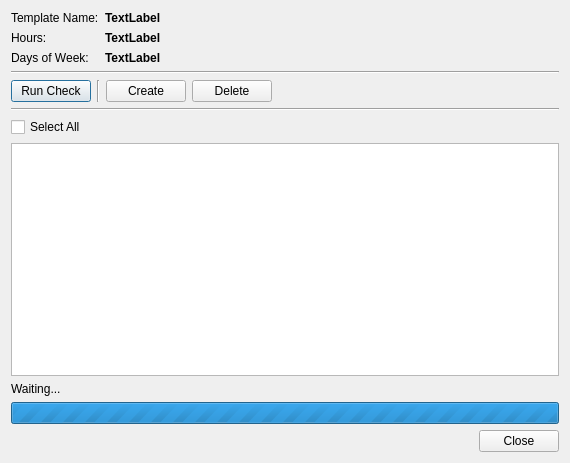
<?xml version="1.0" encoding="UTF-8"?>
<ui version="4.0">
 <class>dlgSummary</class>
 <widget class="QDialog" name="dlgSummary">
  <property name="geometry">
   <rect>
    <x>0</x>
    <y>0</y>
    <width>570</width>
    <height>463</height>
   </rect>
  </property>
  <property name="maximumSize">
   <size>
    <width>570</width>
    <height>16777215</height>
   </size>
  </property>
  <property name="windowTitle">
   <string>Schedule Summary</string>
  </property>
  <layout class="QVBoxLayout" name="verticalLayout">
   <item>
    <layout class="QGridLayout" name="gridLayout" rowstretch="0,0,0" columnstretch="0,1" columnminimumwidth="0,0">
     <item row="0" column="0">
      <widget class="QLabel" name="label">
       <property name="text">
        <string>Template Name:</string>
       </property>
      </widget>
     </item>
     <item row="0" column="1">
      <widget class="QLabel" name="lblTemplateName">
       <property name="font">
        <font>
         <weight>75</weight>
         <bold>true</bold>
        </font>
       </property>
       <property name="text">
        <string>TextLabel</string>
       </property>
      </widget>
     </item>
     <item row="1" column="0">
      <widget class="QLabel" name="label_2">
       <property name="text">
        <string>Hours:</string>
       </property>
      </widget>
     </item>
     <item row="1" column="1">
      <widget class="QLabel" name="lblHours">
       <property name="font">
        <font>
         <weight>75</weight>
         <bold>true</bold>
        </font>
       </property>
       <property name="text">
        <string>TextLabel</string>
       </property>
      </widget>
     </item>
     <item row="2" column="0">
      <widget class="QLabel" name="label_3">
       <property name="text">
        <string>Days of Week:</string>
       </property>
      </widget>
     </item>
     <item row="2" column="1">
      <widget class="QLabel" name="lblDows">
       <property name="font">
        <font>
         <weight>75</weight>
         <bold>true</bold>
        </font>
       </property>
       <property name="text">
        <string>TextLabel</string>
       </property>
      </widget>
     </item>
    </layout>
   </item>
   <item>
    <widget class="Line" name="line">
     <property name="orientation">
      <enum>Qt::Horizontal</enum>
     </property>
    </widget>
   </item>
   <item>
    <layout class="QHBoxLayout" name="horizontalLayout_2">
     <item>
      <widget class="QPushButton" name="btnRunCheck">
       <property name="text">
        <string>Run Check</string>
       </property>
      </widget>
     </item>
     <item>
      <widget class="Line" name="line_3">
       <property name="orientation">
        <enum>Qt::Vertical</enum>
       </property>
      </widget>
     </item>
     <item>
      <widget class="QPushButton" name="btnCreate">
       <property name="text">
        <string>Create</string>
       </property>
      </widget>
     </item>
     <item>
      <widget class="QPushButton" name="btnDelete">
       <property name="text">
        <string>Delete</string>
       </property>
      </widget>
     </item>
     <item>
      <spacer name="horizontalSpacer_2">
       <property name="orientation">
        <enum>Qt::Horizontal</enum>
       </property>
       <property name="sizeHint" stdset="0">
        <size>
         <width>40</width>
         <height>20</height>
        </size>
       </property>
      </spacer>
     </item>
    </layout>
   </item>
   <item>
    <widget class="Line" name="line_2">
     <property name="orientation">
      <enum>Qt::Horizontal</enum>
     </property>
    </widget>
   </item>
   <item>
    <widget class="QCheckBox" name="cbSelectAll">
     <property name="text">
      <string>Select All</string>
     </property>
    </widget>
   </item>
   <item>
    <widget class="QTableWidget" name="twSummary">
     <property name="editTriggers">
      <set>QAbstractItemView::NoEditTriggers</set>
     </property>
     <property name="selectionMode">
      <enum>QAbstractItemView::SingleSelection</enum>
     </property>
     <property name="selectionBehavior">
      <enum>QAbstractItemView::SelectRows</enum>
     </property>
    </widget>
   </item>
   <item>
    <widget class="QLabel" name="lblStatus">
     <property name="text">
      <string>Waiting...</string>
     </property>
    </widget>
   </item>
   <item>
    <widget class="QProgressBar" name="progressBar">
     <property name="maximum">
      <number>0</number>
     </property>
     <property name="value">
      <number>-1</number>
     </property>
    </widget>
   </item>
   <item>
    <layout class="QHBoxLayout" name="horizontalLayout">
     <item>
      <spacer name="horizontalSpacer">
       <property name="orientation">
        <enum>Qt::Horizontal</enum>
       </property>
       <property name="sizeHint" stdset="0">
        <size>
         <width>40</width>
         <height>20</height>
        </size>
       </property>
      </spacer>
     </item>
     <item>
      <widget class="QPushButton" name="btnClose">
       <property name="text">
        <string>Close</string>
       </property>
      </widget>
     </item>
    </layout>
   </item>
  </layout>
 </widget>
 <resources/>
 <connections/>
</ui>
